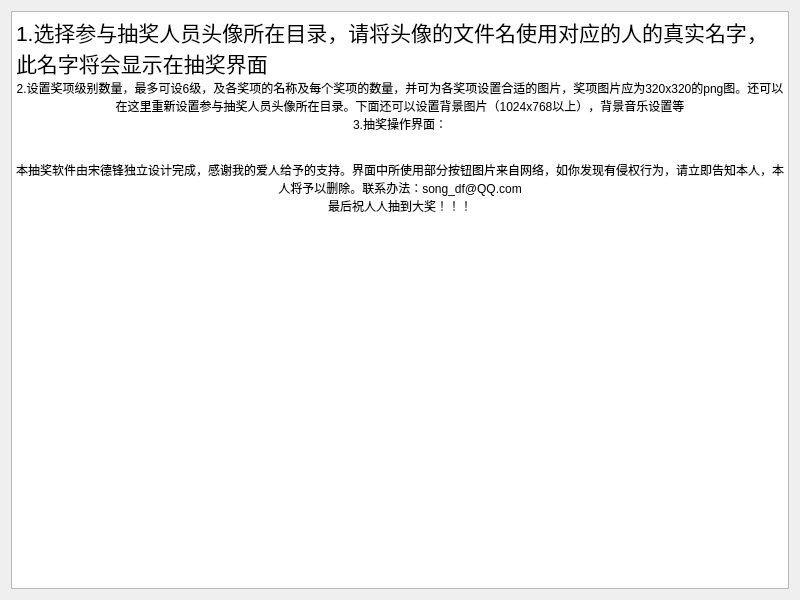
<?xml version="1.0" encoding="UTF-8"?>
<ui version="4.0">
 <class>HelpDialog</class>
 <widget class="QDialog" name="HelpDialog">
  <property name="geometry">
   <rect>
    <x>0</x>
    <y>0</y>
    <width>800</width>
    <height>600</height>
   </rect>
  </property>
  <property name="windowTitle">
   <string>Dialog</string>
  </property>
  <layout class="QVBoxLayout" name="verticalLayout">
   <item>
    <widget class="QTextBrowser" name="textBrowser">
     <property name="html">
      <string>&lt;!DOCTYPE HTML PUBLIC &quot;-//W3C//DTD HTML 4.0//EN&quot; &quot;http://www.w3.org/TR/REC-html40/strict.dtd&quot;&gt;
&lt;html&gt;&lt;head&gt;&lt;meta name=&quot;qrichtext&quot; content=&quot;1&quot; /&gt;&lt;style type=&quot;text/css&quot;&gt;
p, li { white-space: pre-wrap; }
&lt;/style&gt;&lt;/head&gt;&lt;body style=&quot; font-family:'SimSun'; font-size:9pt; font-weight:400; font-style:normal;&quot;&gt;
&lt;p style=&quot; margin-top:0px; margin-bottom:0px; margin-left:0px; margin-right:0px; -qt-block-indent:0; text-indent:0px;&quot;&gt;&lt;span style=&quot; font-size:16pt;&quot;&gt;1.选择参与抽奖人员头像所在目录，请将头像的文件名使用对应的人的真实名字，此名字将会显示在抽奖界面&lt;/span&gt;&lt;/p&gt;
&lt;p align=&quot;center&quot; style=&quot; margin-top:0px; margin-bottom:0px; margin-left:0px; margin-right:0px; -qt-block-indent:0; text-indent:0px;&quot;&gt;&lt;img src=&quot;:/doc/help1.JPG&quot; /&gt;&lt;/p&gt;
&lt;p align=&quot;center&quot; style=&quot; margin-top:0px; margin-bottom:0px; margin-left:0px; margin-right:0px; -qt-block-indent:0; text-indent:0px;&quot;&gt;2.设置奖项级别数量，最多可设6级，及各奖项的名称及每个奖项的数量，并可为各奖项设置合适的图片，奖项图片应为320x320的png图。还可以在这里重新设置参与抽奖人员头像所在目录。下面还可以设置背景图片（1024x768以上），背景音乐设置等&lt;/p&gt;
&lt;p align=&quot;center&quot; style=&quot; margin-top:0px; margin-bottom:0px; margin-left:0px; margin-right:0px; -qt-block-indent:0; text-indent:0px;&quot;&gt;&lt;img src=&quot;:/doc/help2.JPG&quot; /&gt;&lt;/p&gt;
&lt;p align=&quot;center&quot; style=&quot; margin-top:0px; margin-bottom:0px; margin-left:0px; margin-right:0px; -qt-block-indent:0; text-indent:0px;&quot;&gt;3.抽奖操作界面：&lt;/p&gt;
&lt;p align=&quot;center&quot; style=&quot; margin-top:0px; margin-bottom:0px; margin-left:0px; margin-right:0px; -qt-block-indent:0; text-indent:0px;&quot;&gt;&lt;img src=&quot;:/doc/help4.JPG&quot; /&gt;&lt;/p&gt;
&lt;p align=&quot;center&quot; style=&quot;-qt-paragraph-type:empty; margin-top:0px; margin-bottom:0px; margin-left:0px; margin-right:0px; -qt-block-indent:0; text-indent:0px;&quot;&gt;&lt;br /&gt;&lt;/p&gt;
&lt;p align=&quot;center&quot; style=&quot; margin-top:0px; margin-bottom:0px; margin-left:0px; margin-right:0px; -qt-block-indent:0; text-indent:0px;&quot;&gt;本抽奖软件由宋德锋独立设计完成，感谢我的爱人给予的支持。界面中所使用部分按钮图片来自网络，如你发现有侵权行为，请立即告知本人，本人将予以删除。联系办法：song_df@QQ.com&lt;/p&gt;
&lt;p align=&quot;center&quot; style=&quot; margin-top:0px; margin-bottom:0px; margin-left:0px; margin-right:0px; -qt-block-indent:0; text-indent:0px;&quot;&gt;最后祝人人抽到大奖！！！&lt;/p&gt;&lt;/body&gt;&lt;/html&gt;</string>
     </property>
    </widget>
   </item>
  </layout>
 </widget>
 <resources/>
 <connections/>
</ui>
